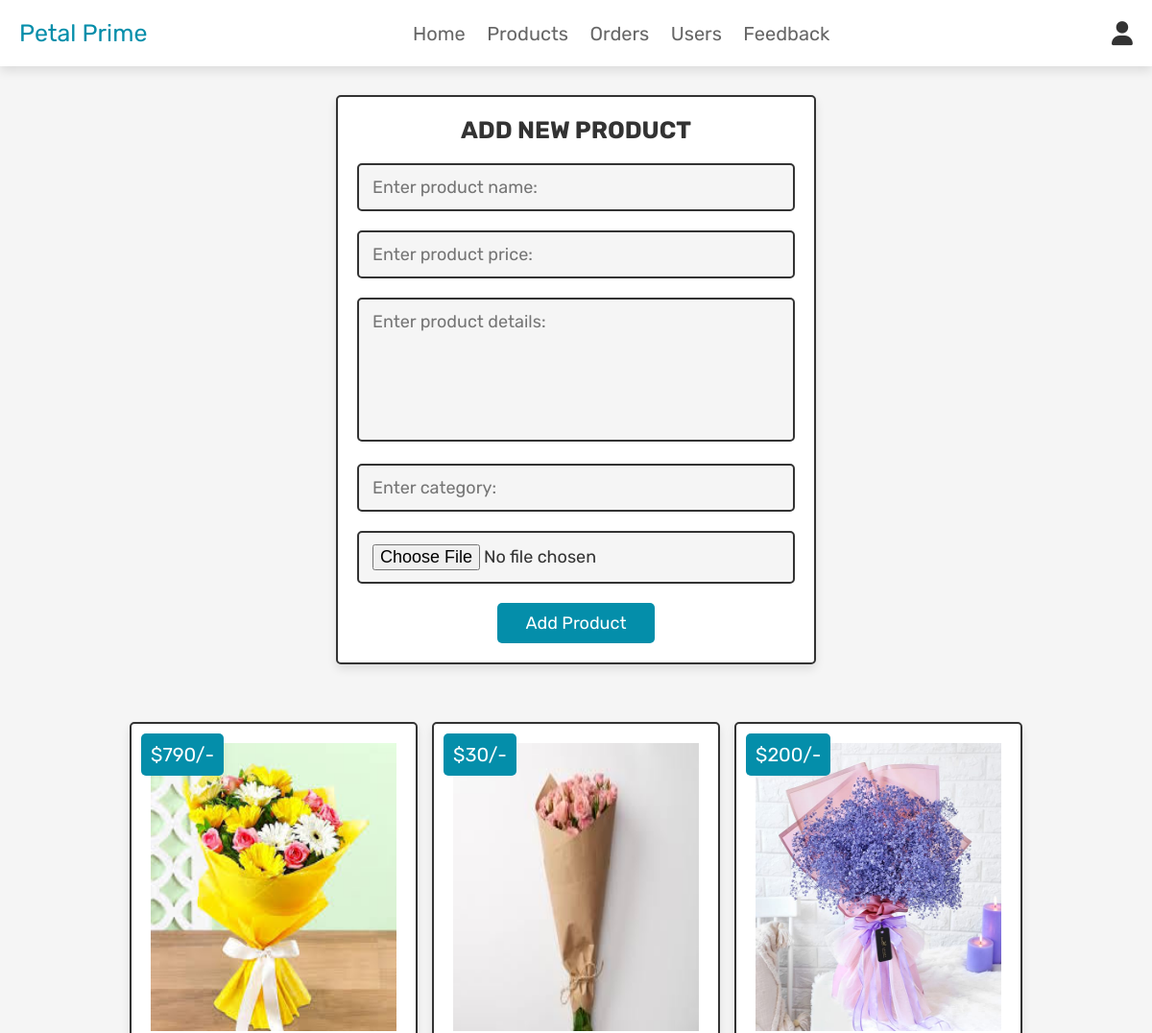
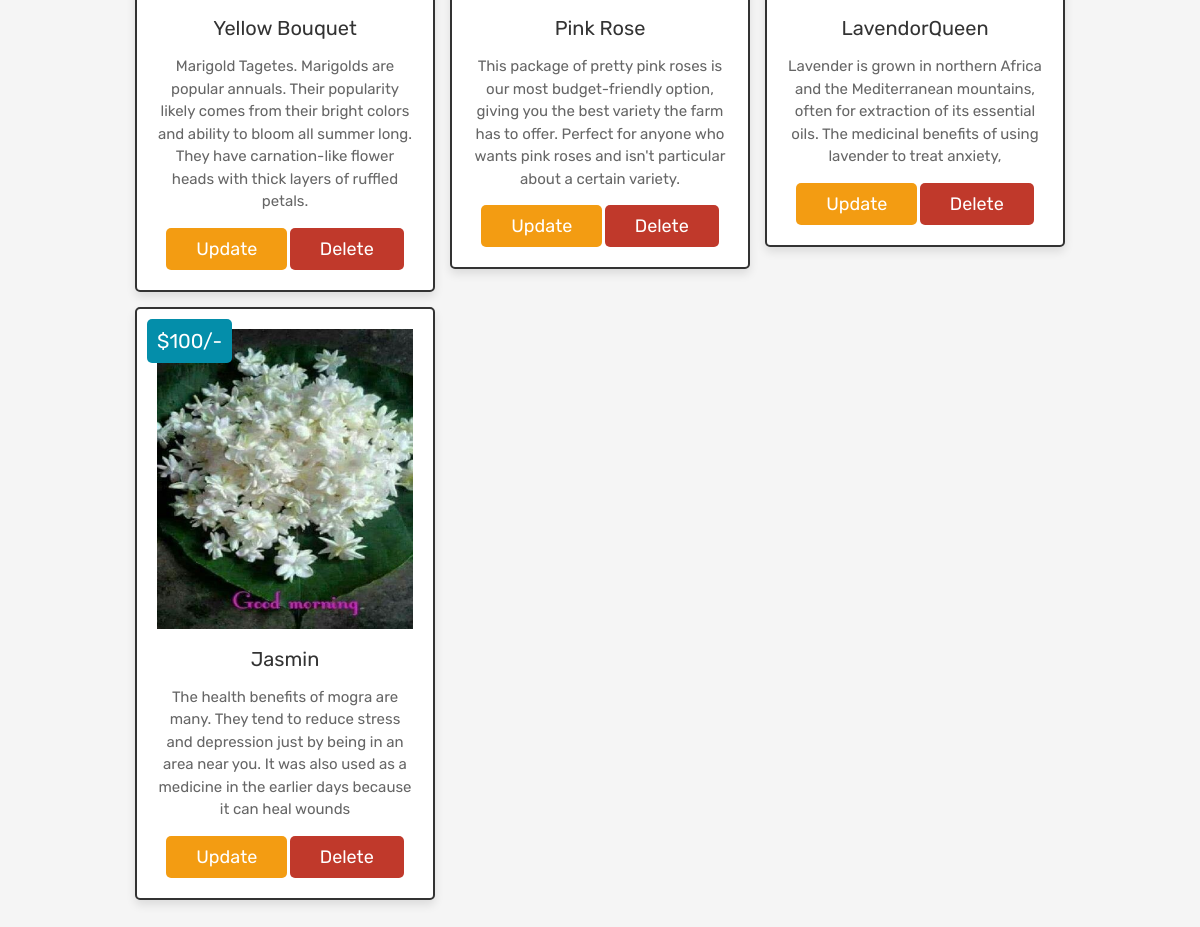
/insertbouquet.php (signed in), run on the app's committed database (2 pictures, top to bottom).
### tables this page shows
CREATE TABLE `products` (
  `id` int(100) NOT NULL,
  `name` varchar(100) NOT NULL,
  `details` varchar(500) NOT NULL,
  `price` int(100) NOT NULL,
  `image` varchar(100) NOT NULL,
  `type` varchar(40) DEFAULT NULL
);

### insertbouquet.php (the view, shortened to what this page needs)
<?php
@include 'config.php';
?>
<!DOCTYPE html>
<html lang="en">
<head>
   <link rel="stylesheet" href="https://cdnjs.cloudflare.com/ajax/libs/font-awesome/6.0.0/css/all.min.css">
   <link rel="stylesheet" href="css/admin_style.css">
</head>
<body>
<?php @include 'admin_header.php'; ?>
<section class="add-products">
   <form action="" method="POST" enctype="multipart/form-data">
      <h3>add new product</h3>
      <input type="text" class="box" required placeholder="Enter product name:" name="name">
      <input type="number" min="0" class="box" required placeholder="Enter product price:" name="price">
 <textarea name="details" class="box" required placeholder="Enter product details:" cols="30" rows="10"></textarea>
 <input type="text" class="box" required placeholder="Enter category:" name="cat">
      <input type="file" accept="image/jpg, image/jpeg, image/png" required class="box" name="image">
      <input type="submit" value="add product" name="add_product" class="btn">
   </form>
</section>
<section class="show-products">
   <div class="box-container">
      <?php
         $select_products = mysqli_query($conn, "SELECT * FROM `products` WHERE type='bouquet' ") or die('query failed');
         if(mysqli_num_rows($select_products) > 0){
            while($fetch_products = mysqli_fetch_assoc($select_products)){
      ?>
      <div class="box">
         <div class="price">$<?php echo $fetch_products['price']; ?>/-</div>
         <img class="image" style="width:100%;" src="uploaded_img/<?php echo $fetch_products['image']; ?>" alt="">
         <div class="name" style="width:100%;"><?php echo $fetch_products['name']; ?></div>
         <div class="details"><?php echo $fetch_products['details']; ?></div>
         <a href="admin_update_product.php?update=<?php echo $fetch_products['id']; ?>" class="option-btn">update</a>
         <a href="admin_products.php?delete=<?php echo $fetch_products['id']; ?>" class="delete-btn" onclick="return confirm('delete this product?');">delete</a>
      </div>
      <?php
         }
      }else{
         echo '<p class="empty">no products added yet!</p>';
      }
      ?>
   </div>
</section>
</body>
</html>

### admin_style.css (style rules this page uses)
:root { --pink:#048eaa; --red:#c0392b; --orange:#f39c12; --black:#333; --white:#fff; --light-color:#666; --light-white:#ccc; --light-bg:#f5f5f5; --border:.2rem solid var(--black); --box-shadow:0 .5rem 1rem rgba(0,0,0,.1); }
* { font-family: 'Rubik', sans-serif; margin:0; padding:0; box-sizing: border-box; outline: none; border:none; text-decoration: none; transition:all .2s linear; }
html { font-size: 62.5%; overflow-x: hidden; scroll-behavior: smooth; scroll-padding-top: 6.5rem; }
body { background: var(--light-bg); }
section { padding:3rem 2rem; }
.btn, .delete-btn, .option-btn { display: inline-block; border-radius: .5rem; margin-top: 1rem; font-size: 1.8rem; color:var(--white); cursor: pointer; padding:1rem 3rem; text-transform: capitalize; }
.btn { background-color: var(--pink); }
.delete-btn { background-color: var(--red); }
.option-btn { background-color: var(--orange); }
.add-products form { max-width: 50rem; border-radius: .5rem; background-color: var(--white); border:var(--border); padding:2rem; text-align: center; margin:0 auto; box-shadow: var(--box-shadow); }
.add-products form h3 { font-size: 2.5rem; text-transform: uppercase; color:var(--black); margin-bottom: 1rem; }
.add-products form .box { width: 100%; margin:1rem 0; font-size: 1.8rem; color:var(--black); border-radius: .5rem; background-color: var(--light-bg); padding:1.2rem 1.4rem; border:var(--border); }
.add-products form textarea { height: 15rem; resize: none; }
.show-products .box-container { display: grid; grid-template-columns: repeat(auto-fit, 30rem); gap:1.5rem; align-items: flex-start; max-width: 1200px; margin: 0 auto; justify-content: center; }
.show-products .box-container .box { text-align: center; padding:2rem; border:var(--border); background-color: var(--white); box-shadow: var(--box-shadow); border-radius: .5rem; position: relative; }
.show-products .box-container .box .image { height: 30rem; margin-bottom: .5rem; }
.show-products .box-container .box .price { background-color: var(--pink); position: absolute; top:1rem; left:1rem; border-radius: .5rem; color:var(--white); padding:1rem; font-size: 2rem; }
.show-products .box-container .box .name { margin:1rem 0; font-size: 2rem; color:var(--black); }
.show-products .box-container .box .details { line-height: 1.5; color:var(--light-color); font-size: 1.5rem; padding:.5rem 0; }

### data on the page
products: price "790", image (picture), name "Yellow Bouquet", details "Marigold Tagetes. Marigolds are popular annuals. Their popularity likely comes from their bright colors and ability to bloom all summer long. They have carnation-like flower heads with thick layers of ruffled petals."
products: price "30", image (picture), name "Pink Rose", details "This package of pretty pink roses is our most budget-friendly option, giving you the best variety the farm has to offer. Perfect for anyone who wants pink roses and isn't particular about a certain variety."
products: price "200", image (picture), name "LavendorQueen", details "Lavender is grown in northern Africa and the Mediterranean mountains, often for extraction of its essential oils. The medicinal benefits of using lavender to treat anxiety,"
products: price "100", image (picture), name "Jasmin", details "The health benefits of mogra are many. They tend to reduce stress and depression just by being in an area near you. It was also used as a medicine in the earlier days because it can heal wounds"
